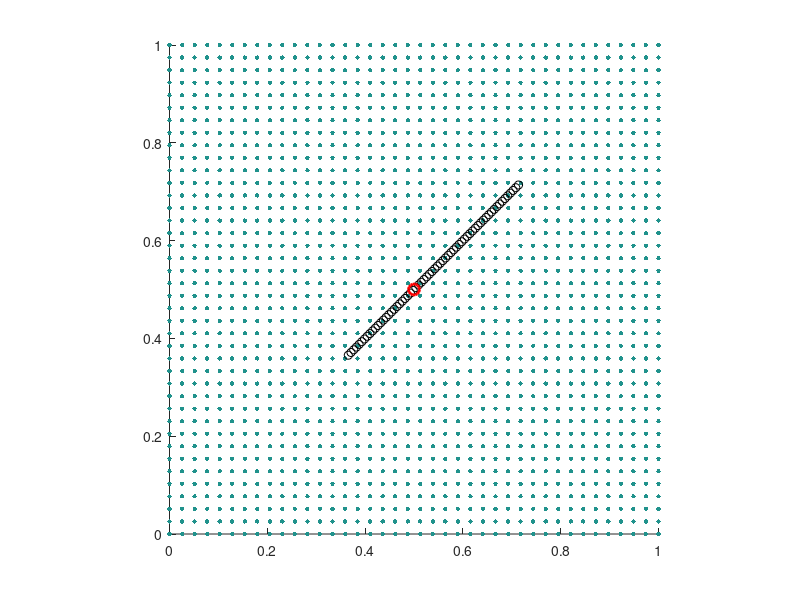

Reproduce this figure in MATLAB. (Note: this script raises an error after producing the figure.)
%initialize.m
%% Initialize Parameters and special indices

L=1.0 % Box size                                        % m
N=64 % Number of grid cells
h=L/N % Grid spacing                                    % m
ip=[(2:N),1] % Grid index shifted left
im=[N,(1:(N-1))] % Grid index shifted right
K = 1e6;                                                % N/m²
rho=1; % Fluid density                                  % kg/m³
mu=0.05; % viscosity                                    % kg/(m·s)
tmax=40; % Run until time                               % s
dt=2e-4; % Time step                                    % s
clockmax=ceil(tmax/dt);

%% Data recording parameters
viz_gap = 0.01;                         % Visualization time gap
record_interval = round(viz_gap / dt);  % Data recording step interval

%% Initialize the visualization options
viz_option = "lagrangian particles"; % all options: "vorticity", "lagrangian particles"

%% Initialize boundary and velocity
%f0=1e-3;
%k=0:(Nb-1);
%theta = k'*dtheta;
%X = (L/2) + (L/4)*[cos(theta), sin(theta)];

% Assume the rod has a length of L0 and the pivot is located at Lp
%f0=1e2;
f0=5e-1; % 1e0;
L0 = L/2;
Px=L/2;
Py=L/2;
Nb = ceil(L0/(h/2));
ds = L0/Nb;
s = (0:(Nb-1))*ds;
pivot_frac = 38/100;
Lp = pivot_frac*L0;
m0 = 1e0;
theta0 = pi/4;
X = zeros(Nb,2);
X(:,1) = Px + (s - Lp)*cos(theta0);
X(:,2) = Py + (s - Lp)*sin(theta0);
pivot = [Px;Py];
% I0 = m0 * integral_0^L0 (s - Lp)^2 ds = m0 * [ ( (L0 - Lp)^3 + (Lp)^3 ) / 3 ]
I0 = m0*((L0 - Lp)^3 + Lp^3)/3; 
theta = theta0;
omega = 0;


u=zeros(N,N,2);
U0 = 0;
u(:,:,1) = U0;
u(:,:,2) = 0;
%j1=0:(N-1); % Initialize fluid velocity as (0,sin(2*pi*x/L))
%x=j1'*h;
%u(j1+1,:,2)=sin(2*pi*x/L)*ones(1,N);

%% Initialize animation
switch viz_option
    case 'vorticity'
        vorticity=(u(ip,:,2)-u(im,:,2)-u(:,ip,1)+u(:,im,1))/(2*h);
        dvorticity=(max(max(vorticity))-min(min(vorticity)))/5;
        values= (-10*dvorticity):dvorticity:(10*dvorticity); % Get vorticity contours
        valminmax=[min(values),max(values)];
        xgrid=zeros(N,N);
        ygrid=zeros(N,N);
        for j=0:(N-1)
          xgrid(j+1,:)=j*h;
          ygrid(:,j+1)=j*h;
        end
        contour(xgrid,ygrid,vorticity,values)
        caxis(valminmax)

        set(gcf,'double','on')
        contour(xgrid,ygrid,vorticity,values)
        hold on
        plot(X(:,1),X(:,2),'ko')
        axis([0,L,0,L])
        caxis(valminmax)
        axis equal
        axis manual
        drawnow
        hold off
    case "lagrangian particles"
        % visualize by Lagrangian Particle Tracking
        np=40;
        [particles_x, particles_y] = meshgrid(linspace(0,L,np),linspace(0,L,np));
        particles = [particles_x(:), particles_y(:)];
        [X_grid, Y_grid] = meshgrid(linspace(0, L, N), linspace(0, L, N));
        particles_vel_x = interp2(X_grid, Y_grid, u(:,:,1), particles(:,1), particles(:,2), 'linear', 0);
        particles_vel_y = interp2(X_grid, Y_grid, u(:,:,2), particles(:,1), particles(:,2), 'linear', 0);
        particles_vel2 = [particles_vel_x, particles_vel_y];
        speed = sqrt(particles_vel2(:,1).^2 + particles_vel2(:,2).^2);
        max(speed)
        speed_min = 0; speed_max = 1;
        avg_speed = mean(speed);
        
        scatter(particles(:,1), particles(:,2), 10, speed, 'filled', 'MarkerEdgeColor', 'none') 
        hold on
        plot(X(:,1),X(:,2),'ko')
        plot(pivot(1), pivot(2), 'ro', 'MarkerSize', 8, 'LineWidth', 2)
        axis([0 L 0 L])
        axis square;
        axis manual
        
        %colormap(jet)
        colormap(parula)
        colorbar
        clim([speed_min speed_max])
        title(sprintf('Time = %.2f, Avg Speed = %.4f', clock * dt, avg_speed))
        drawnow
        hold off
    otherwise
        error('Invalid visualization mode.');
end

%% Expand the data structure for analysis
global analysis_data vorticity_snapshots;
num_records = ceil(tmax / (dt * record_interval));
analysis_data = struct(...
    'time', zeros(num_records, 1), ... 
    'angle', zeros(num_records, 1), ...
    'omega', zeros(num_records, 1), ...
    'torque', zeros(num_records, 1), ...
    'upper_speed', zeros(num_records, 1), ...   % Average speed in the upper half area
    'lower_speed', zeros(num_records, 1), ...   % Average speed in the lower half area
    'pressure_diff', zeros(num_records, 1), ...  % Pressure difference between the upper and lower
    'vorticity_peak', zeros(num_records, 1) ...  % Extreme value of vorticity behind the rod
);
% Define the velocity/pressure detection area
[X_grid, Y_grid] = meshgrid(linspace(0, L, N), linspace(0, L, N));
is_upper = Y_grid > L/2;  % Mask for the upper half area (N×N logical matrix)
is_lower = Y_grid < L/2;  % Mask for the lower half area
vorticity_snapshots = cell(num_records, 1);
